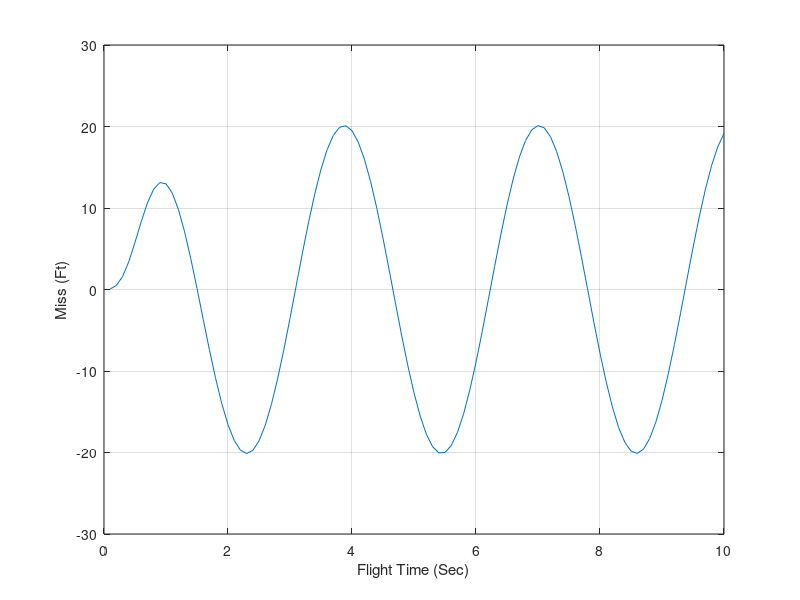

The MATLAB script that drew this image:
clear
n=0;
VC=4000.;
XNT=193.2;
XNP=3.;
XNCLIM=99999999.;
TAU=.25;
W=2.;
WH=2.;
APN=1;
for TF=.1:.1:10
	Y=0.;
	YD=0.;
	XNL=0.;
	D=0.;
	ELAMDH=0.;
	X4=0.;
	X5=0.;
	T=0.;
	H=.01;
	while T<=(TF-.0001)
 		YOLD=Y;
		YDOLD=YD;
		XNLOLD=XNL;
		DOLD=D;
		ELAMDHOLD=ELAMDH;
		X4OLD=X4;
		X5OLD=X5;
		STEP=1;
		FLAG=0;
      		while STEP<=1
         		if FLAG==1
            			STEP=2;
 				Y=Y+H*YD;
 				YD=YD+H*YDD;
				XNL=XNL+H*XNLD;
				ELAMDH=ELAMDH+H*ELAMDHD;
				D=D+H*DD;
				X4=X4+H*X4D;
				X5=X5+H*X5D;
				T=T+H;
			end
			YTDD=XNT*sin(W*T);
			YTDDD=W*XNT*cos(W*T);
 			TGO=TF-T+.00001;
			XLAM=Y/(VC*TGO);
			DD=5.*(XLAM-D)/TAU;
			ELAMDHD=5.*(DD-ELAMDH)/TAU;
			if APN==1
				XNC=XNP*VC*ELAMDH;
			elseif APN==2
				XP=WH*TGO;
            			XNC=XNP*VC*ELAMDH+XNP*YTDD*(1.-cos(XP))/XP^2+...
               			XNP*YTDDD*(XP-sin(XP))/(XP*XP*WH);
			else
				X=TGO/TAU;
				XP=WH*TGO;
				TOP=6.*X*X*(exp(-X)-1.+X);
				BOT1=2*X*X*X+3.+6.*X-6.*X*X;
				BOT2=-12.*X*exp(-X)-3.*exp(-2.*X);
				XNPP=TOP/(.0001+BOT1+BOT2);
            			XNC=XNPP*VC*ELAMDH+XNPP*YTDD*(1.-cos(XP))/XP^2....
               				+XNPP*YTDDD*(XP-sin(XP))/(XP*XP*WH)-...
               			XNPP*XNL*TAU*TAU*(exp(-X)+X-1.)/TGO^2;
			end
			if XNC>XNCLIM
				XNC=XNCLIM;
			end
			if XNC<-XNCLIM
				XNC=-XNCLIM;
			end
			X4D=5.*(XNC-X4)/TAU;
			X5D=5.*(X4-X5)/TAU;
			XNLD=5.*(X5-XNL)/TAU;
			YDD=YTDD-XNL;
			FLAG=1;
      		end
      		FLAG=0;
 		Y=.5*(YOLD+Y+H*YD);
 		YD=.5*(YDOLD+YD+H*YDD);
		XNL=.5*(XNLOLD+XNL+H*XNLD);
		D=.5*(DOLD+D+H*DD);
		ELAMDH=.5*(ELAMDHOLD+ELAMDH+H*ELAMDHD);
		X4=.5*(X4OLD+X4+H*X4D);
		X5=.5*(X5OLD+X5+H*X5D);
	end
	n=n+1;
	ArrayTF(n)=TF;
	ArrayY(n)=Y;
end
figure
plot(ArrayTF,ArrayY),grid
xlabel('Flight Time (Sec)')
ylabel('Miss (Ft)')
clc
output=[ArrayTF',ArrayY'];
save datfil.txt output  -ascii
disp 'simulation finished'
